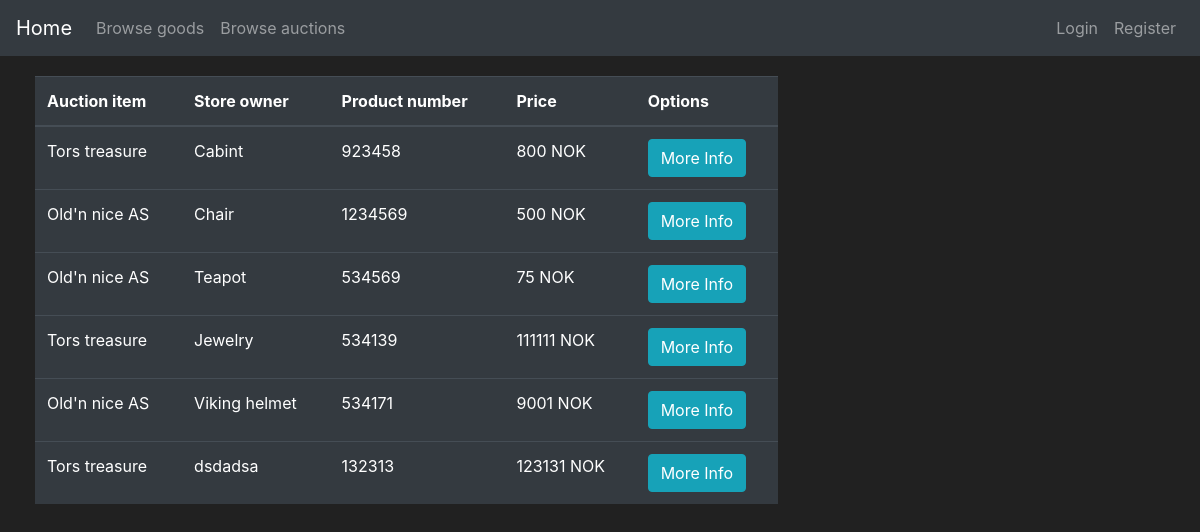
The page /auction on the database its author committed.
### app_flask/models.py (models this page shows, shortened)
class Goods(db.Model):
    id = db.Column(db.Integer, primary_key=True)
    name = db.Column(db.String(30), nullable=False)
    description = db.Column(db.String(70), unique=False, nullable=False)
    price = db.Column(db.Integer, unique=False, nullable=False)
    product_number = db.Column(db.String(length=6), nullable=False, unique=True)
    goods_type = db.Column(db.Boolean(), nullable=False, default=False)
    date_created = db.Column(db.DateTime(), default=datetime.utcnow)
    user_owner = db.Column(db.Integer(), db.ForeignKey('user.id'))
    store_owner = db.Column(db.Integer(), db.ForeignKey('store.id'))

class Store(db.Model):
    id = db.Column(db.Integer(), primary_key=True)
    store_name = db.Column(db.String(length=30), nullable=False, unique=True)
    street_address = db.Column(db.String(length=40), nullable=False)
    street_number = db.Column(db.Integer(), nullable=False)
    postal_code = db.Column(db.Integer(), nullable=False)
    province = db.Column(db.String(length=50), nullable=False)
    store_email = db.Column(db.String(length=50), nullable=False, unique=True)
    store_phone = db.Column(db.Integer(), nullable=False)
    date_created = db.Column(db.DateTime(), default=datetime.utcnow)
    user_owner = db.Column(db.Integer(), db.ForeignKey('user.id'))
    goods = db.relationship('Goods', backref='owned_store', lazy=True)

### app_flask/main/routes.py (the view, shortened to what this page needs)
@bp.route("/auction", methods=["POST", "GET"])
def auction_page():
    auction_form = AuctionGoodsForm()
    accept_form = AcceptAuctionForm()
    if auction_form.errors != {}:  # This happens if the users do somthing wrong when bidding on product
        for err_message in auction_form.errors.values():
            flash(f"Error bidding on product: {err_message}")
    if request.method == "GET":
        items = db.session.query(Goods, Store).filter(and_(Store.id == Goods.store_owner, Goods.goods_type == 1)).all()
        try:
            current_user_id = current_user.id
            bidding_items = show_current_highest_bidding_offer_in_store(current_user_id)
            print(isinstance(bidding_items, Bidding))
        except AttributeError:
            bidding_items = []
        return render_template("auction.html", items=items, auction_form=auction_form, bidding_items=bidding_items,
                               accept_form=accept_form)

### app_flask/templates/auction.html (shortened to what this page needs)
{% extends 'base.html' %}
{% block content %}
<div class="row" style="margin:20px; margin-left:20px">
    <div class="col-8">
        <table class="table table-hover table-dark">
            <thead>
                <tr>
                    <th scope="col">Auction item</th>
                    <th scope="col">Store owner</th>
                    <th scope="col">Product number</th>
                    <th scope="col">Price</th>
                    <th scope="col">Options</th>
                </tr>
            </thead>
            <tbody>
                {% for item, store in items %}
                <tr>
                    <td>{{store.store_name}}</td>
                    <td>{{item.name}}</td>
                    <td>{{item.product_number}}</td>
                    <td>{{item.price}} NOK</td>
                    {% if store.user_owner==current_user.id %}
                    <td><button class="btn btn-outline btn-info" data-toggle="modal" data-target="#Modal-MoreInfo-{{ item.id }}">More Info</button></td>
                    {% elif current_user.is_authenticated %}
                    <td><button class="btn btn-outline btn-info" data-toggle="modal" data-target="#Modal-MoreInfo-{{ item.id }}">More Info</button></td>
                    <td><button class="btn btn-outline btn-primary" data-toggle="modal" data-target="#Modal-AuctionConfirm-{{ item.id }}">Bid on auction</button></td>
                    {% else %}
                    <td><button class="btn btn-outline btn-info" data-toggle="modal" data-target="#Modal-MoreInfo-{{ item.id }}">More Info</button></td>
                    {% endif %}
                </tr>
                {% endfor %}
            </tbody>
        </table>
    </div>
</div>
{% endblock %}

### app_flask/templates/base.html (style rules this page uses)
body { color: white; background-color: #212121; }

### rows shown on the page
Goods: store_name "Tors treasure", name "Cabint", product_number "923458", price "800"
Goods: store_name "Old'n nice AS", name "Chair", product_number "1234569", price "500"
Goods: store_name "Old'n nice AS", name "Teapot", product_number "534569", price "75"
Goods: store_name "Tors treasure", name "Jewelry", product_number "534139", price "111111"
Goods: store_name "Old'n nice AS", name "Viking helmet", product_number "534171", price "9001"
Goods: store_name "Tors treasure", name "dsdadsa", product_number "132313", price "123131"
